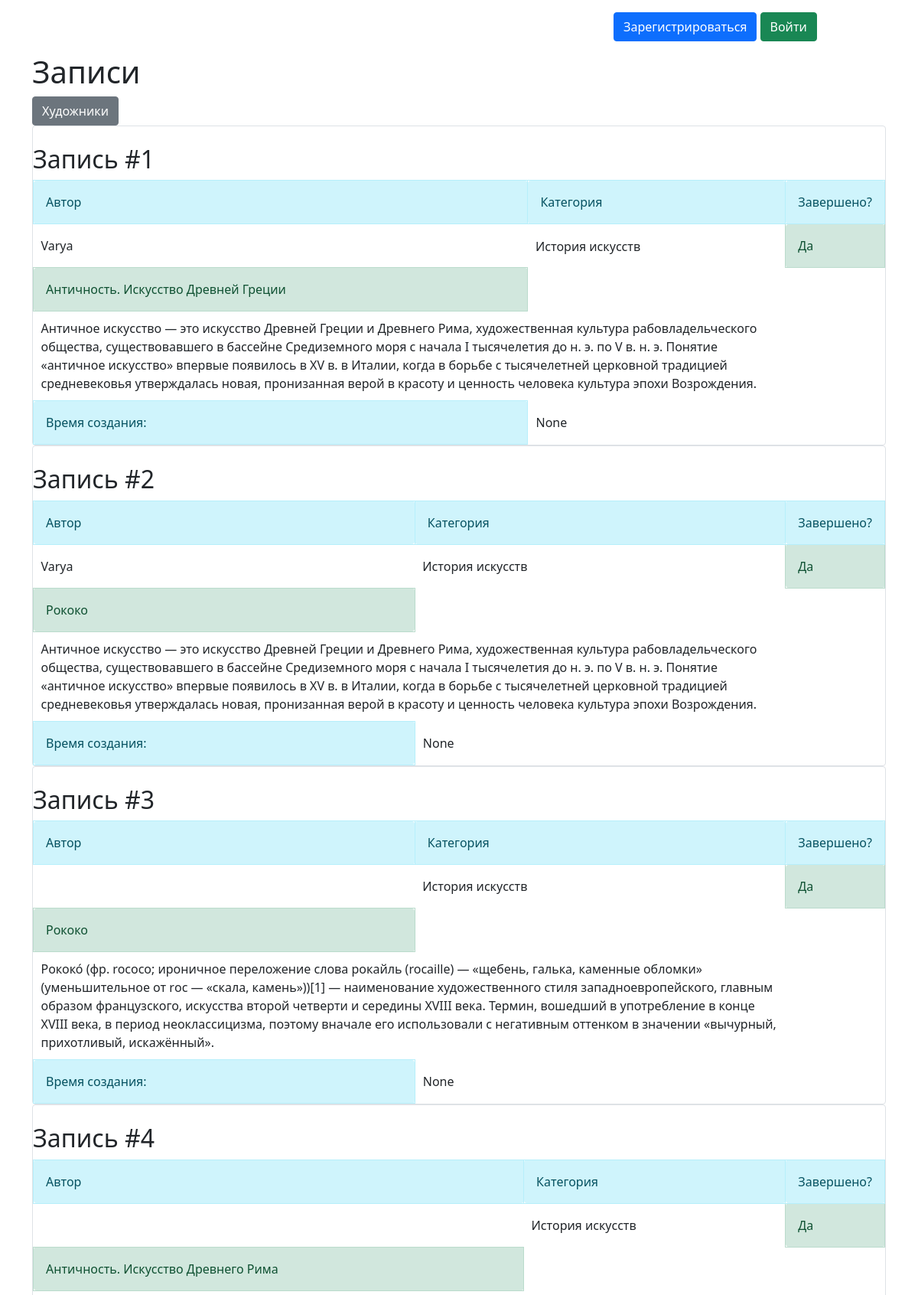
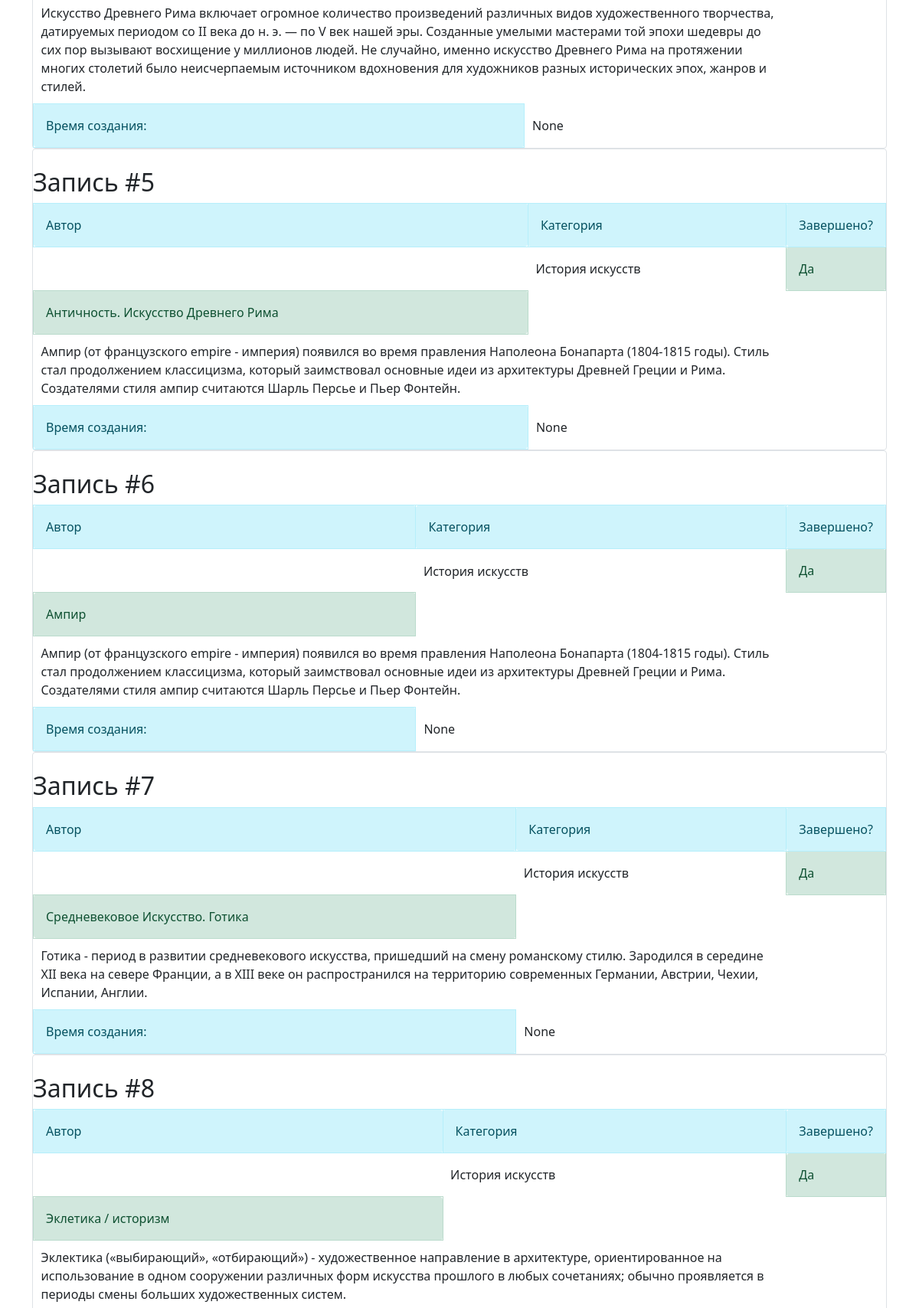
The page / (upper part) on the database its author committed (2 pictures, top to bottom).
### data/posts.py (models this page shows, shortened)
class Posts(SqlAlchemyBase, SerializerMixin):
    __tablename__ = 'posts'
    id = sqlalchemy.Column(sqlalchemy.Integer, primary_key=True, autoincrement=True)
    author = sqlalchemy.Column(sqlalchemy.Integer, sqlalchemy.ForeignKey("users.id"))
    category_id = sqlalchemy.Column(sqlalchemy.Integer, sqlalchemy.ForeignKey("category.id"))
    title = sqlalchemy.Column(sqlalchemy.String, nullable=True)
    text = sqlalchemy.Column(sqlalchemy.Text, nullable=True)
    date = sqlalchemy.Column(sqlalchemy.DateTime, default=datetime.datetime.now())
    is_finished = sqlalchemy.Column(sqlalchemy.Boolean, default=False)
    user = orm.relation('User')
    category = orm.relation('Category')

### data/user.py (models this page shows, shortened)
class User(SqlAlchemyBase, UserMixin, SerializerMixin):
    __tablename__ = 'users'
    id = sqlalchemy.Column(sqlalchemy.Integer, primary_key=True, autoincrement=True)
    surname = sqlalchemy.Column(sqlalchemy.String, nullable=True)
    name = sqlalchemy.Column(sqlalchemy.String, nullable=True)
    age = sqlalchemy.Column(sqlalchemy.Integer, nullable=True)
    photo = sqlalchemy.Column(sqlalchemy.String, nullable=True)
    email = sqlalchemy.Column(sqlalchemy.String, index=True, unique=True, nullable=True)
    hashed_password = sqlalchemy.Column(sqlalchemy.String, nullable=True)
    modified_date = sqlalchemy.Column(sqlalchemy.DateTime, default=datetime.datetime.now)
    posts = orm.relation("Posts", back_populates='user')

### data/category.py (models this page shows)
class Category(SqlAlchemyBase, SerializerMixin):
    __tablename__ = 'category'
    id = sqlalchemy.Column(sqlalchemy.Integer, primary_key=True, autoincrement=True)
    name = sqlalchemy.Column(sqlalchemy.String, nullable=True)
    posts = orm.relation("Posts", back_populates='category')

### main.py (the view)
@app.route('/')
def index():
    db_sess = db_session.create_session()
    posts = db_sess.query(Posts).all()
    return render_template("index.html", posts=posts)

### data/db_session.py (called while the page is built)
def create_session() -> Session:
    global __factory
    return __factory()

### templates/index.html (shortened to what this page needs)
{% extends "base.html" %}
{% block content %}
<h1>Записи</h1>
<a href="/artists" class="btn btn-secondary">Художники</a>
{% for item in posts%}
<div class="col-md6 border rounded">
    <br>
    <h2>Запись #{{ item.id }}</h2>
    <div>
        <table cellspacing="5" cellpadding="10">
            <tr>
                <td class="alert alert-info" role="alert">Автор</td>
                <td class="alert alert-info" role="alert">Категория</td>
                <td class="alert alert-info" role="alert">Завершено?</td>
            </tr>
            <tr>
                <td>{{ item.user.name }}</td>
                <td>{{ item.category.name }}</td>
                {% if item.is_finished %}
                <td class="alert alert-success" role="alert">Да</td>
                {% else %}
                <td class="alert alert-danger" role="alert">Нет</td>
                {% endif %}
            </tr>
            <tr>
                <td class="alert alert-success" role="alert">{{ item.title }}</td>
            </tr>
            <tr>
                <td colspan="2">{{ item.text }}</td>
            </tr>
            <tr>
                <td class="alert alert-info" role="alert">Время создания:</td>
                <td>{{ item.date }}</td>
            </tr>
        </table>
    </div>
</div>
{% endfor %}
{% endblock %}

### rows shown on the page
Posts: id "1", user.name "Varya", category.name "История искусств", is_finished "Да", title "Античность. Искусство Древней Греции", text "Античное искусство — это искусство Древней Греции и Древнего Рима, художественная культура рабовладельческого общества, существовавшего в бассейне Средиземного моря с начала I тысячелетия до н. э. по V в. н. э. Понятие «античное искусство» впервые появилось в XV в. в Италии, когда в борьбе с тысячелетней церковной традицией средневековья утверждалась новая, пронизанная верой в красоту и ценность человека культура эпохи Возрождения.", date "None"
Posts: id "2", user.name "Varya", category.name "История искусств", is_finished "Да", title "Рококо", text "Античное искусство — это искусство Древней Греции и Древнего Рима, художественная культура рабовладельческого общества, существовавшего в бассейне Средиземного моря с начала I тысячелетия до н. э. по V в. н. э. Понятие «античное искусство» впервые появилось в XV в. в Италии, когда в борьбе с тысячелетней церковной традицией средневековья утверждалась новая, пронизанная верой в красоту и ценность человека культура эпохи Возрождения.", date "None"
Posts: id "3", category.name "История искусств", is_finished "Да", title "Рококо", text "Рококо́ (фр. rococo; ироничное переложение слова рокайль (rocaille) — «щебень, галька, каменные обломки» (уменьшительное от rос — «скала, камень»))[1] — наименование художественного стиля западноевропейского, главным образом французского, искусства второй четверти и середины XVIII века. Термин, вошедший в употребление в конце XVIII века, в период неоклассицизма, поэтому вначале его использовали с негативным оттенком в значении «вычурный, прихотливый, искажённый».", date "None"
Posts: id "4", category.name "История искусств", is_finished "Да", title "Античность. Искусство Древнего Рима", text "Искусство Древнего Рима включает огромное количество произведений различных видов художественного творчества, датируемых периодом со II века до н. э. — по V век нашей эры. Созданные умелыми мастерами той эпохи шедевры до сих пор вызывают восхищение у миллионов людей. Не случайно, именно искусство Древнего Рима на протяжении многих столетий было неисчерпаемым источником вдохновения для художников разных исторических эпох, жанров и стилей.", date "None"
Posts: id "5", category.name "История искусств", is_finished "Да", title "Античность. Искусство Древнего Рима", text "Ампир (от французского empire - империя) появился во время правления Наполеона Бонапарта (1804-1815 годы). Стиль стал продолжением классицизма, который заимствовал основные идеи из архитектуры Древней Греции и Рима. Создателями стиля ампир считаются Шарль Персье и Пьер Фонтейн.", date "None"
Posts: id "6", category.name "История искусств", is_finished "Да", title "Ампир", text "Ампир (от французского empire - империя) появился во время правления Наполеона Бонапарта (1804-1815 годы). Стиль стал продолжением классицизма, который заимствовал основные идеи из архитектуры Древней Греции и Рима. Создателями стиля ампир считаются Шарль Персье и Пьер Фонтейн.", date "None"
Posts: id "7", category.name "История искусств", is_finished "Да", title "Средневековое Искусство. Готика", text "Готика - период в развитии средневекового искусства, пришедший на смену романскому стилю. Зародился в середине XII века на севере Франции, а в XIII веке он распространился на территорию современных Германии, Австрии, Чехии, Испании, Англии.", date "None"
Posts: id "8", category.name "История искусств", is_finished "Да", title "Эклетика / историзм", text "Эклектика («выбирающий», «отбирающий») - художественное направление в архитектуре, ориентированное на использование в одном сооружении различных форм искусства прошлого в любых сочетаниях; обычно проявляется в периоды смены больших художественных систем."
